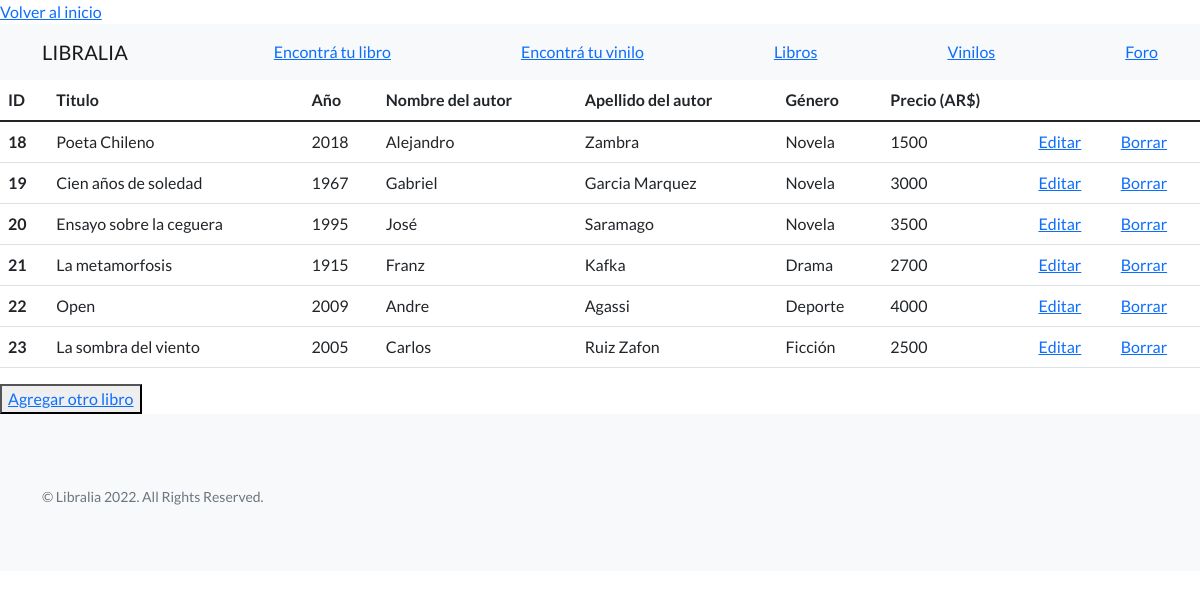
/applibros/libros (signed in), run on the app's committed database.
### applibros/models.py (models this page shows, shortened)
class Libros(models.Model):
    titulo=models.CharField(max_length=40)
    año=models.IntegerField()
    nombreautor=models.CharField(max_length=40)
    apellidoautor=models.CharField(max_length=40)
    genero=models.CharField(max_length=40)
    precio=models.IntegerField()

### applibros/views.py (the view)
# urls.py: path("libros",views.libros, name="libros"),
@login_required
def libros(request):
    libros=Libros.objects.all()
    dicc={"libros":libros}
    plantilla=loader.get_template("libros.html")
    documento=plantilla.render(dicc)
    return HttpResponse(documento)
    return HttpResponse(libros)

### applibros/template/libros.html (shortened to what this page needs)
{% extends "inicioregistrado.html" %}
{% load static %}
{% block contenido %}
    <table class="table">
        <thead>
          <tr>
            <th scope="col">ID</th>
            <th scope="col">Titulo</th>
            <th scope="col">Año</th>
            <th scope="col">Nombre del autor</th>
            <th scope="col">Apellido del autor</th>
            <th scope="col">Género</th>
            <th scope="col">Precio (AR$)</th>
          </tr>
        </thead>
        <tbody>
            {% for n in libros %}
          <tr>
            <th scope="row">{{n.id}}</th>
            <td>{{n.titulo}}</td>
            <td>{{n.año}}</td>
            <td>{{n.nombreautor}}</td>
            <td>{{n.apellidoautor}}</td>
            <td>{{n.genero}}</td>
            <td>{{n.precio}}</td>
            <td><a href="{% url 'editarlibros' n.id %}">Editar</a></td>
            <td><a href="{% url 'eliminalibros' n.id %}">Borrar</a></td>
        </tr>
        {% endfor %}
        </tbody>
      </table>
      <button>
        <a href="alta_libros">Agregar otro libro</a>
      </button>
{% endblock %}

### data on the page
Libros: id "18", titulo "Poeta Chileno", año "2018", nombreautor "Alejandro", apellidoautor "Zambra", genero "Novela", precio "1500"
Libros: id "19", titulo "Cien años de soledad", año "1967", nombreautor "Gabriel", apellidoautor "Garcia Marquez", genero "Novela", precio "3000"
Libros: id "20", titulo "Ensayo sobre la ceguera", año "1995", nombreautor "José", apellidoautor "Saramago", genero "Novela", precio "3500"
Libros: id "21", titulo "La metamorfosis", año "1915", nombreautor "Franz", apellidoautor "Kafka", genero "Drama", precio "2700"
Libros: id "22", titulo "Open", año "2009", nombreautor "Andre", apellidoautor "Agassi", genero "Deporte", precio "4000"
Libros: id "23", titulo "La sombra del viento", año "2005", nombreautor "Carlos", apellidoautor "Ruiz Zafon", genero "Ficción", precio "2500"
